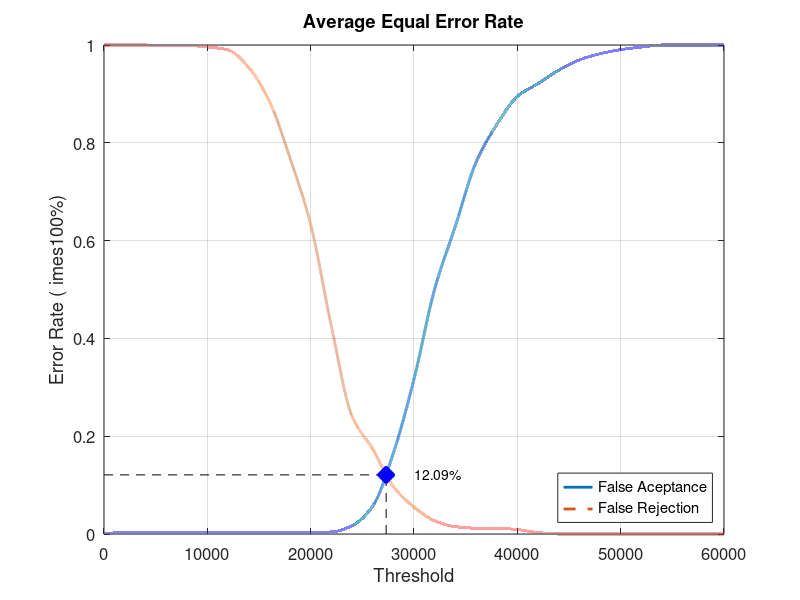
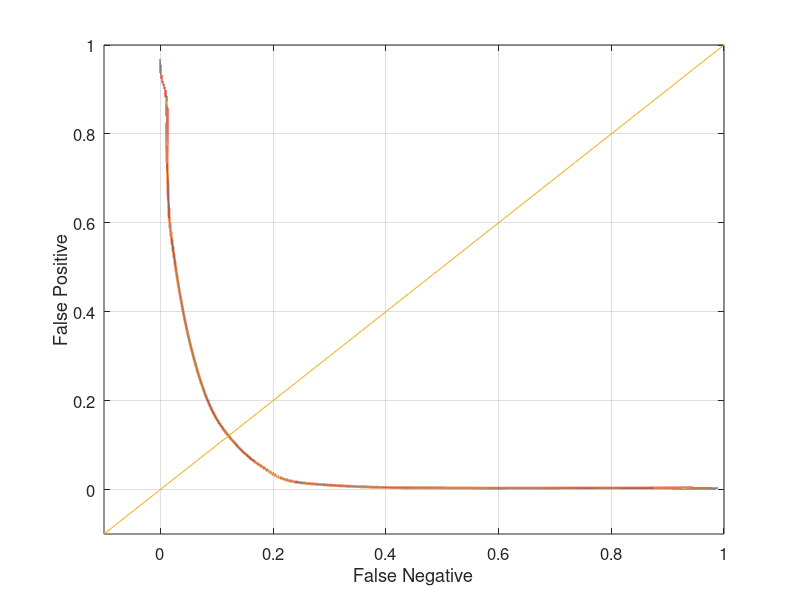

Here is the MATLAB script that generated these plots, in order:
close all;
clear;
clc;
x = 0:2000:60000;
xq = 0:0.5:60000;

y0 = [0 0.0031579 0.0031579 0.0031579 0.0031579 0.0031579 0.0031579 0.0031579 0.0031579 0.0031579 0.0031579 0.00421053 0.0168421 0.0568421 0.165263 0.316842 0.501053 0.629474 0.76 0.836842 0.894737 0.921053 0.948421 0.969474 0.982105 0.990526 0.99579 1 1 1 1]
yy0 = interp1(x, y0, xq, 'pchip');
y1 = [1 1 1 0.999 0.999 0.996 0.99 0.954 0.885 0.769 0.633 0.425 0.241 0.174 0.097 0.055 0.027 0.015 0.012 0.012 0.009 0.003 0 0 0 0 0 0 0 0 0]
yy1 = interp1(x, y1, xq, 'pchip');

% Calculating EER: 
y2 = abs(y0 - y1);
find(y2 == min(y2))
yy2 = abs(yy0 - yy1);
xEER = find(yy2 == min(yy2));
xEERIndex = xq(xEER) % X-axis EER
yEER = yy0(xEER) % Y-axis EER

main = figure
plot(xq, yy0,'-','LineWidth', 2);	hold on
plot(xq, yy1,'--','LineWidth', 2);	hold on
plot([xEERIndex xEERIndex], [0 yEER], 'k--');	hold on
plot([0 xEERIndex], [yEER yEER], 'k--');	hold on
plot(xEERIndex, yEER, 'bx', 'LineWidth', 10);	hold on
text(xEERIndex + 10 * xEERIndex / 100, yEER, [num2str(round((10000 * yEER)) / 100) '%'])
legend('False Aceptance', 'False Rejection', 'Location', 'SouthEast')
xlabel('Threshold')
ylabel('Error Rate (	imes100%)')
title('Average Equal Error Rate')
set(gca, 'FontSize', 12)
axis([0 60000 0 1])
grid on

print(main, 'Database1AverageMain', '-dpng');
FNRxFPR = figure('Color', [1 1 1]);
plot(yy1, yy0, '-', yy1, yy0, 'LineWidth', 2);
hold on
y = -0.1:0.1:1
plot(y, y); 
set(gca, 'FontSize', 12)
xlabel('False Negative')
ylabel('False Positive')
axis([-0.1 1 -0.1 1])
set(gca, 'FontSize', 12)
grid on

print(FNRxFPR, 'Database1AverageFNRxFPR','-dpng');
